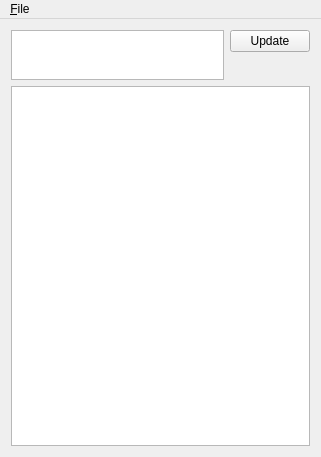
<?xml version="1.0" encoding="UTF-8"?>
<ui version="4.0">
 <class>MainWindow</class>
 <widget class="QMainWindow" name="MainWindow">
  <property name="geometry">
   <rect>
    <x>0</x>
    <y>0</y>
    <width>321</width>
    <height>457</height>
   </rect>
  </property>
  <property name="windowTitle">
   <string>MainWindow</string>
  </property>
  <widget class="QWidget" name="centralWidget">
   <layout class="QVBoxLayout" name="verticalLayout">
    <item>
     <layout class="QHBoxLayout" name="horizontalLayout">
      <item>
       <layout class="QVBoxLayout" name="verticalLayout_2">
        <item>
         <widget class="QPlainTextEdit" name="statusText">
          <property name="sizePolicy">
           <sizepolicy hsizetype="Expanding" vsizetype="Expanding">
            <horstretch>0</horstretch>
            <verstretch>1</verstretch>
           </sizepolicy>
          </property>
          <property name="maximumSize">
           <size>
            <width>16777215</width>
            <height>50</height>
           </size>
          </property>
         </widget>
        </item>
       </layout>
      </item>
      <item>
       <layout class="QVBoxLayout" name="verticalLayout_3">
        <item>
         <widget class="QPushButton" name="updateStatusButton">
          <property name="text">
           <string>Update</string>
          </property>
         </widget>
        </item>
        <item>
         <spacer name="verticalSpacer">
          <property name="orientation">
           <enum>Qt::Vertical</enum>
          </property>
          <property name="sizeHint" stdset="0">
           <size>
            <width>2</width>
            <height>10</height>
           </size>
          </property>
         </spacer>
        </item>
       </layout>
      </item>
     </layout>
    </item>
    <item>
     <widget class="QListView" name="postsListView">
      <property name="sizePolicy">
       <sizepolicy hsizetype="Expanding" vsizetype="Expanding">
        <horstretch>0</horstretch>
        <verstretch>4</verstretch>
       </sizepolicy>
      </property>
     </widget>
    </item>
   </layout>
  </widget>
  <widget class="QMenuBar" name="menuBar">
   <property name="geometry">
    <rect>
     <x>0</x>
     <y>0</y>
     <width>321</width>
     <height>23</height>
    </rect>
   </property>
   <widget class="QMenu" name="menu_File">
    <property name="title">
     <string>&amp;File</string>
    </property>
    <addaction name="action_Logout"/>
   </widget>
   <addaction name="menu_File"/>
  </widget>
  <action name="action_Logout">
   <property name="text">
    <string>&amp;Logout</string>
   </property>
  </action>
 </widget>
 <layoutdefault spacing="6" margin="11"/>
 <resources/>
 <connections/>
</ui>
